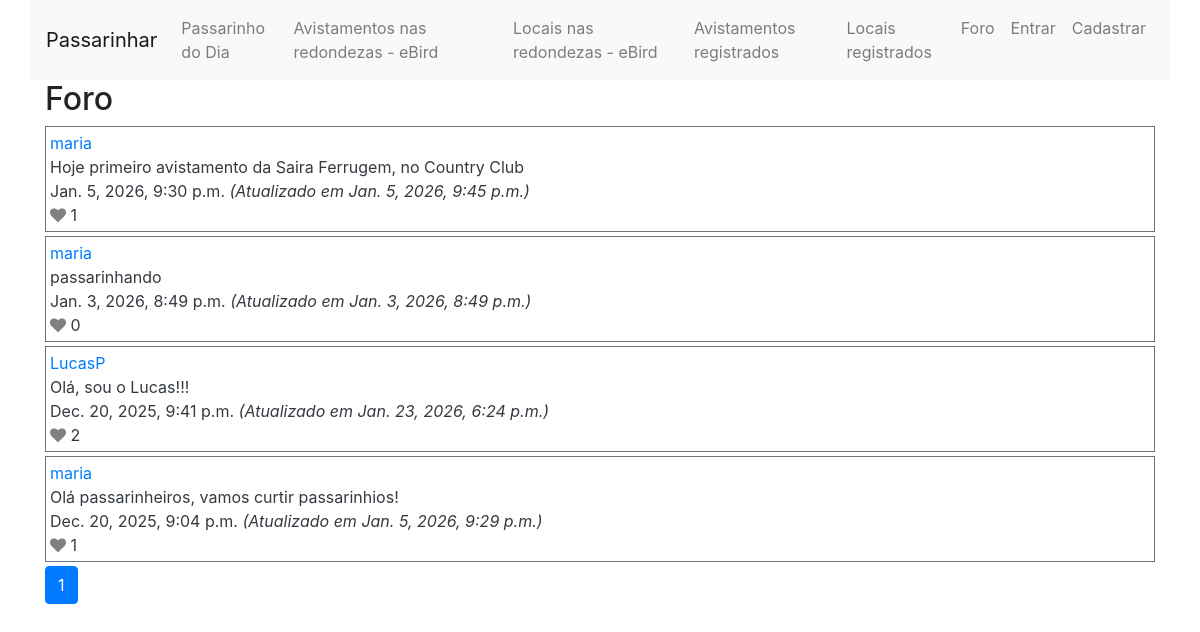
The app's page /foro with its own data.
### passarinhar/models.py (models this page shows, shortened)
class Post(models.Model):
    author = models.ForeignKey(User, on_delete=models.CASCADE, related_name="author")
    post_content = models.TextField(blank=True)
    likes = models.ManyToManyField(User, blank=True, related_name="likes")
    timestamp = models.DateTimeField(auto_now_add=True)
    updated_at = models.DateTimeField(auto_now=True)

class User(AbstractUser):
    pass

### passarinhar/views.py (the view)
# urls.py: path("foro", views.foro, name="foro"),
def foro(request):
    allposts = Post.objects.all()
    allposts = allposts.order_by("-timestamp").all()
    p = Paginator(allposts, 10)
    page_number = request.GET.get('page')
    page_obj = p.get_page(page_number)
    return render(request, "passarinhar/foro.html", {
        'title':"Foro",
        "page_name": 'foro',
        'page_obj':page_obj,
    })

### passarinhar/templates/passarinhar/foro.html (shortened to what this page needs)
{% extends "passarinhar/layout.html" %}
{% load static %}
{% block body %}
<h2 id="page-title">{{ title }}</h2>
<div id="posts-view">
    {% for post in page_obj %}
    <div class="p-1 my-1 bg-white text-dark border border-secondary">
        <div><a href="{% url 'passarinhar:profile' post.author.username %}">{{ post.author }}</a></div>
        <div id="{{post.id}}">
            <div>{{post.post_content|linebreaksbr}}</div>
        </div>
        <div id="timestamp">{{ post.timestamp }} <i>(Atualizado em {{ post.updated_at }})</i></div>
        <div id="like">
            {% if user != post.author %}
            <span id="like-btn{{post.id}}" class="like-button" data-id="{{post.id}}"><i id="like-icon{{post.id}}"
                    style="color:grey" class="fa fa-heart"></i></span>
            {% else %}
            <i id="like-icon{{post.id}}" style="color:grey" class="fa fa-heart"></i>
            {% endif %}
            <span id="like_count{{post.id}}" data-id="{{post.id}}">{{ post.likes.count }}</span>
        </div>
    </div>
    {% empty %}
    <div>*** No post yet***</div>
    {% endfor %}
</div>
<nav aria-label="Page navigation">
    <ul class="pagination">
        <li class="page-item  active" aria-current="page"><a class="page-link" href="?page={{ page_obj.number }}">
                {{page_obj.number}}</a></li>
    </ul>
</nav>
{% endblock %}

### passarinhar/static/passarinhar/styles.css (style rules this page uses)
.fa { color: black; transition: color 0.5s ease; }

### records on screen
Post: author "maria", post_content "Hoje primeiro avistamento da Saira Ferrugem, no Country Club", timestamp "Jan. 5, 2026, 9:30 p.m.", updated_at "Jan. 5, 2026, 9:45 p.m.", likes.count "1"
Post: author "maria", post_content "passarinhando", timestamp "Jan. 3, 2026, 8:49 p.m.", updated_at "Jan. 3, 2026, 8:49 p.m.", likes.count "0"
Post: author "LucasP", post_content "Olá, sou o Lucas!!!", timestamp "Dec. 20, 2025, 9:41 p.m.", updated_at "Jan. 23, 2026, 6:24 p.m.", likes.count "2"
Post: author "maria", post_content "Olá passarinheiros, vamos curtir passarinhios!", timestamp "Dec. 20, 2025, 9:04 p.m.", updated_at "Jan. 5, 2026, 9:29 p.m.", likes.count "1"

### other values on screen
{{ title }} "Foro"
{{ page_obj.number }} "1"
